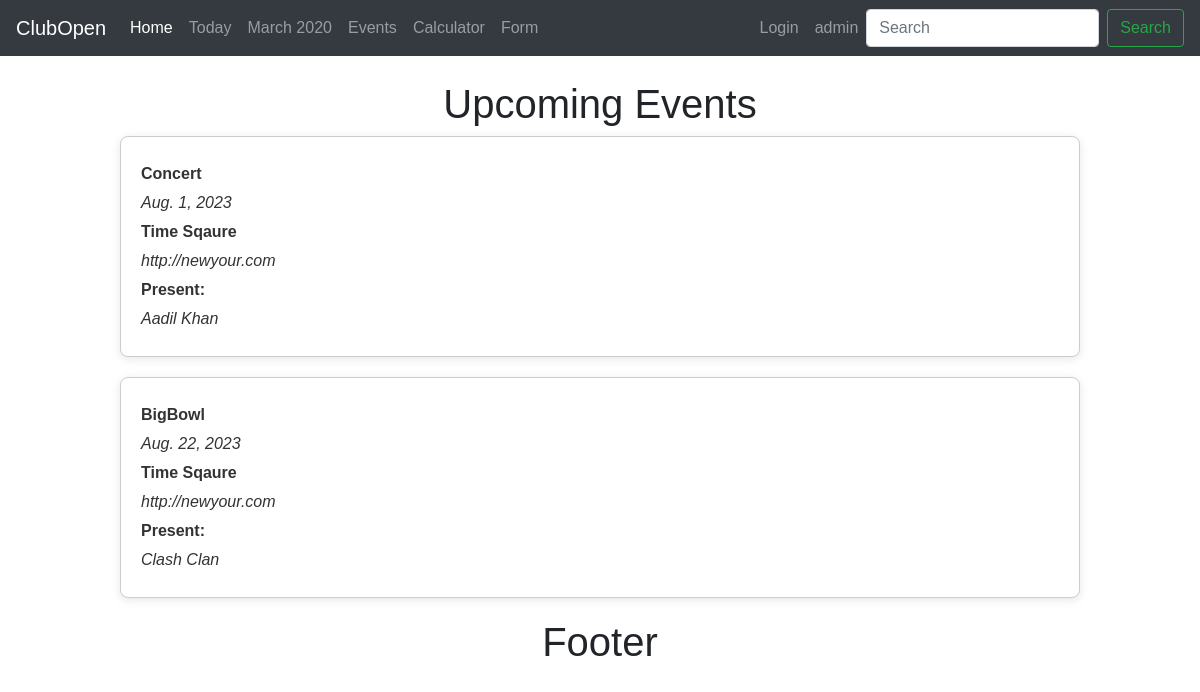
Screenshot of /event/ with the database file from the repository.
### event/models.py (models this page shows, shortened)
class Event(models.Model):
    event_name = models.CharField(max_length=100)
    event_date = models.DateField()
    location = models.ForeignKey(Location, blank=True, null=True, on_delete=models.CASCADE)
    manager = models.CharField(max_length=100)
    description = models.TextField(blank=True)
    person = models.ManyToManyField(Person, blank=True)

class Location(models.Model):
    location_name = models.CharField(max_length=100)
    address = models.CharField(max_length=100)
    zip_code = models.CharField(max_length=100)
    phone = models.CharField(max_length=100)
    web = models.URLField(blank=True)
    email = models.EmailField(blank=True)
    def __str__(self):
        return f"{self.location_name}"

class Person(models.Model):
    firstname = models.CharField(max_length=100)
    lastname = models.CharField(max_length=100)
    email = models.EmailField(max_length=100)
    def __str__(self):
        return f"{self.firstname} {self.lastname}"

### event/views.py (the view)
# urls.py: path('', include("event.urls")),
def event(request):
    event_list = Event.objects.all()
    return render(request, "event.html", context={"event_list": event_list})

### event/templates/event.html (shortened to what this page needs)
<!DOCTYPE html>
{% extends "base.html" %}
    {% block content %}
        <br>
        <h1>Upcoming Events</h1>
        <div class="event_container">
            {% for i in event_list %}
                <div class="section event_box">
                    <p>{{ i.event_name }}</p>
                    <p>{{ i.event_date }}</p>
                    <p>{{ i.location }}</p>
                    <p>{{ i.location.web }}</p>
                    <p>Present:</p>
                    {% for j in i.person.all %}
                        <p>{{ j }}</p>
                    {% endfor %}
                </div>
            {% endfor %}
        </div>
    {% endblock %}

### event/templates/event.html (style rules this page uses)
body { font-family: Arial, sans-serif; }
.event_container { width: 80%; margin: auto; }
.event_box { border: 1px solid #ccc; border-radius: 10px; padding: 20px; margin-bottom: 20px; background-color: #f9f9f9; }
.event_box p { margin: 5px 0; }
.event_box p:nth-child(odd) { font-weight: bold; }
.event_box p:nth-child(even) { font-style: italic; }
h1 { text-align: center; }
.section { margin-bottom: 20px; padding: 20px; border-radius: 8px; box-shadow: 0 2px 10px rgba(0,0,0,0.1); transition: transform 0.2s ease, background-color 0.3s ease; background-color: #fff; color: #333; }

### rows the page displays
Event: event_name "Concert", event_date "Aug. 1, 2023", location "Time Sqaure", location.web "http://newyour.com"
Person: firstname+lastname "Aadil Khan"
Event: event_name "BigBowl", event_date "Aug. 22, 2023", location "Time Sqaure", location.web "http://newyour.com"
Person: firstname+lastname "Clash Clan"
